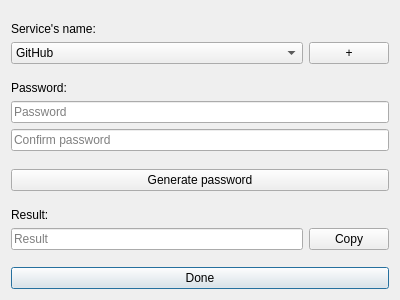
<?xml version="1.0" encoding="UTF-8"?>
<ui version="4.0">
 <class>DecryptWin</class>
 <widget class="QDialog" name="DecryptWin">
  <property name="geometry">
   <rect>
    <x>0</x>
    <y>0</y>
    <width>400</width>
    <height>300</height>
   </rect>
  </property>
  <property name="windowTitle">
   <string>Dialog</string>
  </property>
  <layout class="QGridLayout" name="gridLayout_2">
   <item row="14" column="1">
    <spacer name="verticalSpacer">
     <property name="orientation">
      <enum>Qt::Vertical</enum>
     </property>
     <property name="sizeHint" stdset="0">
      <size>
       <width>20</width>
       <height>40</height>
      </size>
     </property>
    </spacer>
   </item>
   <item row="0" column="1">
    <spacer name="verticalSpacer_3">
     <property name="orientation">
      <enum>Qt::Vertical</enum>
     </property>
     <property name="sizeHint" stdset="0">
      <size>
       <width>20</width>
       <height>40</height>
      </size>
     </property>
    </spacer>
   </item>
   <item row="11" column="1">
    <spacer name="verticalSpacer_2">
     <property name="orientation">
      <enum>Qt::Vertical</enum>
     </property>
     <property name="sizeHint" stdset="0">
      <size>
       <width>20</width>
       <height>40</height>
      </size>
     </property>
    </spacer>
   </item>
   <item row="9" column="1">
    <spacer name="verticalSpacer_4">
     <property name="orientation">
      <enum>Qt::Vertical</enum>
     </property>
     <property name="sizeHint" stdset="0">
      <size>
       <width>20</width>
       <height>40</height>
      </size>
     </property>
    </spacer>
   </item>
   <item row="15" column="1" colspan="2">
    <widget class="QPushButton" name="done_button">
     <property name="toolTip">
      <string>&lt;html&gt;&lt;head/&gt;&lt;body&gt;&lt;p&gt;Close the windows&lt;/p&gt;&lt;/body&gt;&lt;/html&gt;</string>
     </property>
     <property name="text">
      <string>Done</string>
     </property>
    </widget>
   </item>
   <item row="13" column="1">
    <widget class="QLineEdit" name="resu_edit">
     <property name="readOnly">
      <bool>true</bool>
     </property>
     <property name="placeholderText">
      <string>Result</string>
     </property>
    </widget>
   </item>
   <item row="13" column="2">
    <widget class="QPushButton" name="copy_button">
     <property name="toolTip">
      <string>&lt;html&gt;&lt;head/&gt;&lt;body&gt;&lt;p&gt;Copy the new password in your clipboard&lt;/p&gt;&lt;/body&gt;&lt;/html&gt;</string>
     </property>
     <property name="text">
      <string>Copy</string>
     </property>
    </widget>
   </item>
   <item row="10" column="1" colspan="2">
    <widget class="QPushButton" name="encrypt_button">
     <property name="toolTip">
      <string>&lt;html&gt;&lt;head/&gt;&lt;body&gt;&lt;p&gt;Generate the password&lt;/p&gt;&lt;/body&gt;&lt;/html&gt;</string>
     </property>
     <property name="text">
      <string>Generate password</string>
     </property>
    </widget>
   </item>
   <item row="1" column="1">
    <widget class="QLabel" name="label">
     <property name="text">
      <string>Service's name:</string>
     </property>
    </widget>
   </item>
   <item row="4" column="1">
    <widget class="QLabel" name="label_2">
     <property name="text">
      <string>Password:</string>
     </property>
    </widget>
   </item>
   <item row="12" column="1">
    <widget class="QLabel" name="label_3">
     <property name="text">
      <string>Result:</string>
     </property>
    </widget>
   </item>
   <item row="6" column="1" colspan="2">
    <widget class="QLineEdit" name="pass_edit">
     <property name="echoMode">
      <enum>QLineEdit::Password</enum>
     </property>
     <property name="placeholderText">
      <string>Password</string>
     </property>
    </widget>
   </item>
   <item row="3" column="1">
    <spacer name="verticalSpacer_5">
     <property name="orientation">
      <enum>Qt::Vertical</enum>
     </property>
     <property name="sizeHint" stdset="0">
      <size>
       <width>20</width>
       <height>40</height>
      </size>
     </property>
    </spacer>
   </item>
   <item row="2" column="2">
    <widget class="QPushButton" name="add_button">
     <property name="toolTip">
      <string>&lt;html&gt;&lt;head/&gt;&lt;body&gt;&lt;p&gt;Add a service&lt;/p&gt;&lt;/body&gt;&lt;/html&gt;</string>
     </property>
     <property name="text">
      <string>+</string>
     </property>
    </widget>
   </item>
   <item row="2" column="1">
    <widget class="QComboBox" name="service_box">
     <item>
      <property name="text">
       <string>GitHub</string>
      </property>
     </item>
     <item>
      <property name="text">
       <string>StackOverflow</string>
      </property>
     </item>
     <item>
      <property name="text">
       <string>ProtonMail</string>
      </property>
     </item>
    </widget>
   </item>
   <item row="7" column="1" colspan="2">
    <widget class="QLineEdit" name="confirm_pass_edit">
     <property name="echoMode">
      <enum>QLineEdit::Password</enum>
     </property>
     <property name="placeholderText">
      <string>Confirm password</string>
     </property>
    </widget>
   </item>
  </layout>
 </widget>
 <tabstops>
  <tabstop>pass_edit</tabstop>
  <tabstop>confirm_pass_edit</tabstop>
  <tabstop>encrypt_button</tabstop>
  <tabstop>resu_edit</tabstop>
  <tabstop>copy_button</tabstop>
  <tabstop>done_button</tabstop>
  <tabstop>service_box</tabstop>
  <tabstop>add_button</tabstop>
 </tabstops>
 <resources/>
 <connections/>
</ui>
